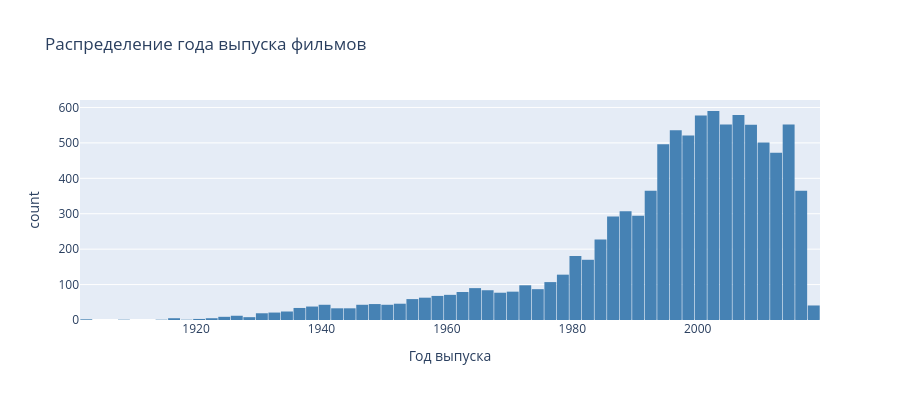

The notebook cell saved with this chart:
### Code cell
# Гистограмма года (plotly)
year_data = movies['year'].dropna().astype(int)

fig = px.histogram(
    year_data, x=year_data, nbins=60,
    title='Распределение года выпуска фильмов',
    labels={'x': 'Год выпуска', 'y': 'Количество фильмов'},
    color_discrete_sequence=['steelblue']
)
fig.update_layout(bargap=0.05, height=400)
fig.show()

### Figure 1 — Plotly figure (JSON) as saved in the notebook; plotly's stock layout.template omitted (floating-point values rounded to 4 significant figures; data arrays with more than 128 entries replaced by an {"elided": "..."} marker saying what was removed)
{"data": [{"alignmentgroup": "True", "bingroup": "x", "hovertemplate": "Год выпуска=%{x}<br>count=%{y}<extra></extra>", "legendgroup": "", "marker": {"color": "steelblue", "pattern": {"shape": ""}}, "name": "", "nbinsx": 60, "offsetgroup": "", "orientation": "v", "showlegend": false, "type": "histogram", "x": {"elided": "9729 int values"}, "xaxis": "x", "yaxis": "y"}], "layout": {"bargap": 0.05, "barmode": "relative", "height": 400, "legend": {"tracegroupgap": 0}, "title": {"text": "Распределение года выпуска фильмов"}, "xaxis": {"anchor": "y", "domain": [0, 1], "title": {"text": "Год выпуска"}}, "yaxis": {"anchor": "x", "domain": [0, 1], "title": {"text": "count"}}}}
